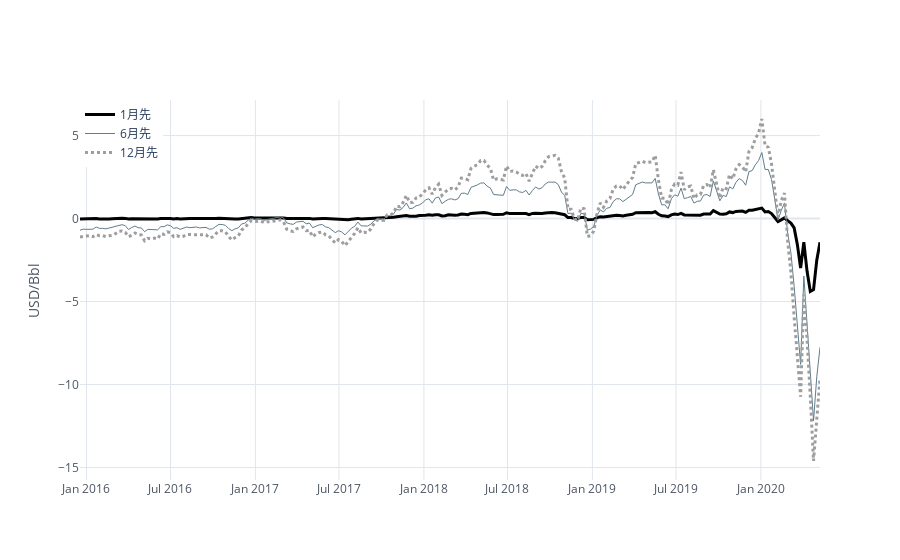

Notebook code cell kept with this figure:
### Code cell
Sp_G = Sp_g[0].iloc[:,1:]
Sp_G.columns=['1月先','6月先','12月先']
Sp_G.iplot(yTitle='USD/Bbl',
                            colors={'1月先':'black','6月先':'#607D8B','12月先':'#9E9E9E'},
                            width={'1月先':3,'6月先':1,'12月先':3},
                            dash={'1月先':'solid','6月先':'solid','12月先':'dot'},
                            fontsize=100,
                            legend =dict(x=0,y=1)
                            )

### Figure 1 — Plotly figure (JSON) as saved in the notebook; plotly's stock layout.template omitted (floating-point values rounded to 4 significant figures; data arrays with more than 128 entries replaced by an {"elided": "..."} marker saying what was removed)
{"data": [{"line": {"color": "black", "dash": "solid", "shape": "linear", "width": 3}, "mode": "lines", "name": "1月先", "text": "", "type": "scatter", "x": {"elided": "230 str values"}, "y": {"elided": "230 float values"}}, {"line": {"color": "#607D8B", "dash": "solid", "shape": "linear", "width": 1}, "mode": "lines", "name": "6月先", "text": "", "type": "scatter", "x": {"elided": "230 str values"}, "y": {"elided": "230 float values"}}, {"line": {"color": "#9E9E9E", "dash": "dot", "shape": "linear", "width": 3}, "mode": "lines", "name": "12月先", "text": "", "type": "scatter", "x": {"elided": "230 str values"}, "y": {"elided": "230 float values"}}], "layout": {"legend": {"x": 0, "y": 1}, "paper_bgcolor": "#FFFFFF", "plot_bgcolor": "#FFFFFF", "showlegend": true, "title": {"font": {"color": "#4D5663"}}, "xaxis": {"gridcolor": "#E1E5ED", "showgrid": true, "tickfont": {"color": "#4D5663"}, "title": {"font": {"color": "#4D5663"}, "text": ""}, "zerolinecolor": "#E1E5ED"}, "yaxis": {"gridcolor": "#E1E5ED", "showgrid": true, "tickfont": {"color": "#4D5663"}, "title": {"font": {"color": "#4D5663"}, "text": "USD/Bbl"}, "zerolinecolor": "#E1E5ED"}}}
